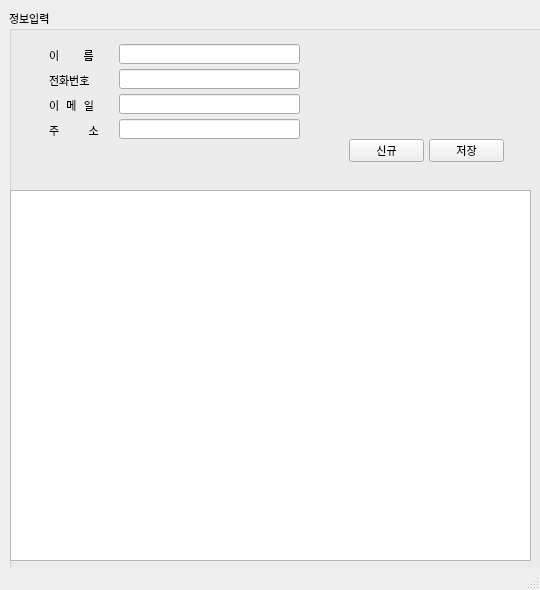
<?xml version="1.0" encoding="UTF-8"?>
<ui version="4.0">
 <class>addressBook</class>
 <widget class="QMainWindow" name="addressBook">
  <property name="geometry">
   <rect>
    <x>0</x>
    <y>0</y>
    <width>540</width>
    <height>590</height>
   </rect>
  </property>
  <property name="maximumSize">
   <size>
    <width>540</width>
    <height>590</height>
   </size>
  </property>
  <property name="windowTitle">
   <string>addressBook</string>
  </property>
  <widget class="QWidget" name="centralwidget">
   <widget class="QWidget" name="verticalLayoutWidget">
    <property name="geometry">
     <rect>
      <x>9</x>
      <y>9</y>
      <width>557</width>
      <height>637</height>
     </rect>
    </property>
    <layout class="QVBoxLayout" name="verticalLayout">
     <item>
      <widget class="QGroupBox" name="groupBox">
       <property name="font">
        <font>
         <family>Agency FB</family>
         <pointsize>8</pointsize>
        </font>
       </property>
       <property name="title">
        <string>정보입력</string>
       </property>
       <widget class="QLabel" name="label">
        <property name="geometry">
         <rect>
          <x>40</x>
          <y>40</y>
          <width>56</width>
          <height>12</height>
         </rect>
        </property>
        <property name="text">
         <string>이          름</string>
        </property>
       </widget>
       <widget class="QLineEdit" name="txtName">
        <property name="geometry">
         <rect>
          <x>110</x>
          <y>35</y>
          <width>181</width>
          <height>20</height>
         </rect>
        </property>
        <property name="inputMethodHints">
         <set>Qt::ImhDigitsOnly|Qt::ImhLatinOnly</set>
        </property>
       </widget>
       <widget class="QLineEdit" name="txtTel">
        <property name="geometry">
         <rect>
          <x>110</x>
          <y>60</y>
          <width>181</width>
          <height>20</height>
         </rect>
        </property>
        <property name="inputMethodHints">
         <set>Qt::ImhFormattedNumbersOnly</set>
        </property>
       </widget>
       <widget class="QLabel" name="label_2">
        <property name="geometry">
         <rect>
          <x>40</x>
          <y>65</y>
          <width>56</width>
          <height>12</height>
         </rect>
        </property>
        <property name="text">
         <string>전화번호</string>
        </property>
       </widget>
       <widget class="QLabel" name="label_3">
        <property name="geometry">
         <rect>
          <x>40</x>
          <y>90</y>
          <width>56</width>
          <height>12</height>
         </rect>
        </property>
        <property name="text">
         <string>이   메   일</string>
        </property>
       </widget>
       <widget class="QLineEdit" name="txtEmail">
        <property name="geometry">
         <rect>
          <x>110</x>
          <y>85</y>
          <width>181</width>
          <height>20</height>
         </rect>
        </property>
        <property name="inputMethodHints">
         <set>Qt::ImhEmailCharactersOnly</set>
        </property>
       </widget>
       <widget class="QLineEdit" name="txtAdd">
        <property name="geometry">
         <rect>
          <x>110</x>
          <y>110</y>
          <width>181</width>
          <height>20</height>
         </rect>
        </property>
       </widget>
       <widget class="QLabel" name="label_4">
        <property name="geometry">
         <rect>
          <x>40</x>
          <y>115</y>
          <width>56</width>
          <height>12</height>
         </rect>
        </property>
        <property name="text">
         <string>주            소</string>
        </property>
       </widget>
       <widget class="QPushButton" name="btnNew">
        <property name="geometry">
         <rect>
          <x>340</x>
          <y>130</y>
          <width>75</width>
          <height>23</height>
         </rect>
        </property>
        <property name="text">
         <string>신규</string>
        </property>
       </widget>
       <widget class="QPushButton" name="btnSave">
        <property name="geometry">
         <rect>
          <x>420</x>
          <y>130</y>
          <width>75</width>
          <height>23</height>
         </rect>
        </property>
        <property name="text">
         <string>저장</string>
        </property>
       </widget>
      </widget>
     </item>
    </layout>
   </widget>
   <widget class="QWidget" name="verticalLayoutWidget_2">
    <property name="geometry">
     <rect>
      <x>10</x>
      <y>190</y>
      <width>521</width>
      <height>371</height>
     </rect>
    </property>
    <layout class="QVBoxLayout" name="verticalLayout_2">
     <item>
      <widget class="QTableWidget" name="tblAdd"/>
     </item>
    </layout>
   </widget>
  </widget>
  <widget class="QStatusBar" name="statusbar"/>
 </widget>
 <resources/>
 <connections/>
</ui>
